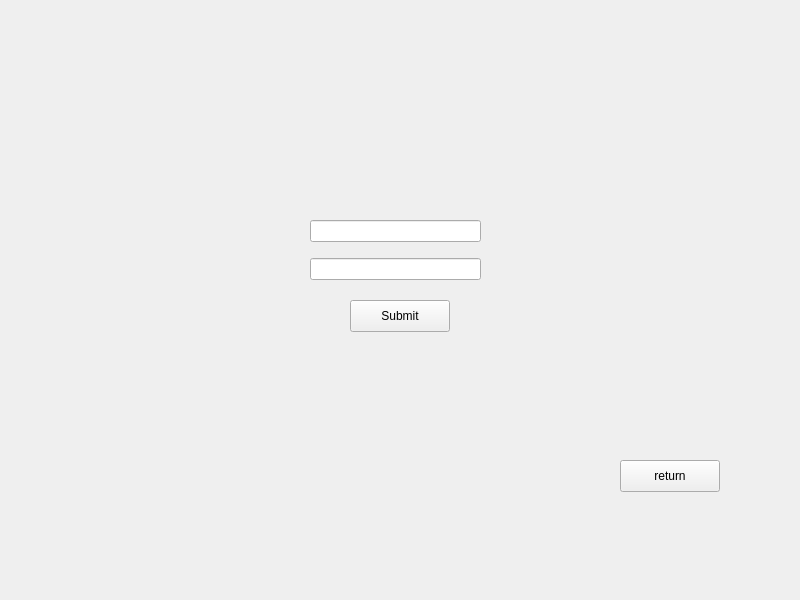
<?xml version="1.0" encoding="UTF-8"?>
<ui version="4.0">
 <class>SignWindow</class>
 <widget class="QMainWindow" name="SignWindow">
  <property name="geometry">
   <rect>
    <x>0</x>
    <y>0</y>
    <width>800</width>
    <height>600</height>
   </rect>
  </property>
  <property name="windowTitle">
   <string>MainWindow</string>
  </property>
  <widget class="QWidget" name="centralwidget">
   <widget class="QPushButton" name="SubmitButton">
    <property name="geometry">
     <rect>
      <x>350</x>
      <y>300</y>
      <width>100</width>
      <height>32</height>
     </rect>
    </property>
    <property name="text">
     <string>Submit</string>
    </property>
   </widget>
   <widget class="QPushButton" name="ReturnButton">
    <property name="geometry">
     <rect>
      <x>620</x>
      <y>460</y>
      <width>100</width>
      <height>32</height>
     </rect>
    </property>
    <property name="text">
     <string>return</string>
    </property>
   </widget>
   <widget class="QWidget" name="layoutWidget">
    <property name="geometry">
     <rect>
      <x>310</x>
      <y>210</y>
      <width>171</width>
      <height>81</height>
     </rect>
    </property>
    <layout class="QVBoxLayout" name="verticalLayout">
     <item>
      <widget class="QLineEdit" name="Username">
       <property name="text">
        <string/>
       </property>
      </widget>
     </item>
     <item>
      <widget class="QLineEdit" name="Password">
       <property name="enabled">
        <bool>true</bool>
       </property>
       <property name="text">
        <string/>
       </property>
      </widget>
     </item>
    </layout>
   </widget>
  </widget>
 </widget>
 <resources/>
 <connections/>
</ui>
